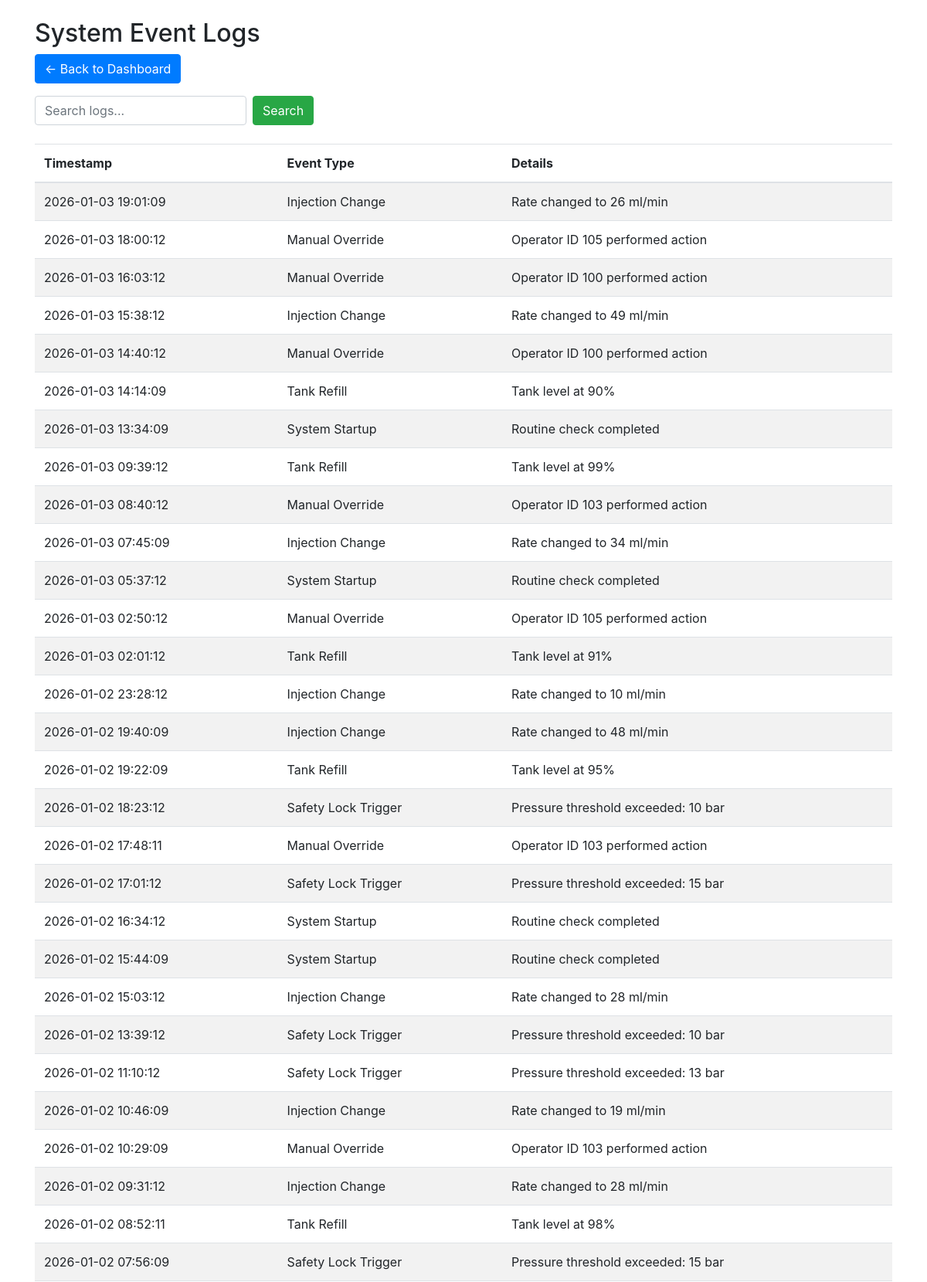
Screenshot of /logs (signed in, upper part) with the database file from the repository.
### tables this page shows
CREATE TABLE logs (
        id INTEGER PRIMARY KEY,
        timestamp TEXT NOT NULL,
        event_type TEXT NOT NULL,
        details TEXT NOT NULL
    );

### patched_version/app.py (the view)
@app.route('/logs')
def view_logs():
    if not session.get('logged_in'): return redirect(url_for('login'))
    search_query = request.args.get('search', '')
    conn = get_db_connection()
    if search_query:
        query = f"SELECT * FROM logs WHERE details LIKE ? ORDER BY timestamp DESC"
        print(f"[DEBUG] Executing SQL: {query}")
        search_param = f"%{search_query}%"
        logs = conn.execute(query,[search_param]).fetchall()
    else:
        logs = conn.execute('SELECT * FROM logs ORDER BY timestamp DESC LIMIT 50').fetchall()
    conn.close()
    return render_template('logs.html', logs=logs)

### patched_version/app.py (called while the page is built)
def get_db_connection():
    conn = sqlite3.connect('scada.db')
    conn.row_factory = sqlite3.Row
    return conn

@app.before_request
def security_check():
    if is_ip_banned(request.remote_addr):
        return render_template_string("<h1>403 Forbidden</h1><p>Your IP has been flagged by the IDS and is temporarily banned.</p>"), 403
    check_for_attacks() # Call logic from monitoring/ids.py

@app.context_processor
def inject_csrf_token():
    if 'csrf_token' not in session:
        session['csrf_token'] = secrets.token_hex(16)
    return dict(csrf_token=session['csrf_token'])

### patched_version/monitoring/ids.py (called while the page is built)
def get_monitor_db():
    conn = sqlite3.connect('scada.db')
    conn.row_factory = sqlite3.Row
    return conn

def is_ip_banned(ip):
    try:
        conn = get_monitor_db()
        row = conn.execute("SELECT * FROM banned_ips WHERE ip_address = ?", (ip,)).fetchone()
        conn.close()
        return row is not None
    except:
        return False

### patched_version/templates/logs.html
<!DOCTYPE html>
<html>
<head><title>System Logs</title>
<link rel="stylesheet" href="https://stackpath.bootstrapcdn.com/bootstrap/4.5.2/css/bootstrap.min.css">
</head>
<body>
<div class="container">
    <h2 class="mt-4">System Event Logs</h2>
    <a href="/" class="btn btn-primary mb-3">← Back to Dashboard</a>
    <form method="GET" class="form-inline mb-4">
        <input type="text" name="search" class="form-control mr-2" placeholder="Search logs...">
        <button type="submit" class="btn btn-success">Search</button>
    </form>
    <table class="table table-striped">
        <thead><tr><th>Timestamp</th><th>Event Type</th><th>Details</th></tr></thead>
        <tbody>
            {% for log in logs %}
            <tr>
                <td>{{ log['timestamp'] }}</td>
                <td>{{ log['event_type'] }}</td>
                <td>{{ log['details'] }}</td>
            </tr>
            {% else %}
            <tr><td colspan="3">No records found.</td></tr>
            {% endfor %}
        </tbody>
    </table>
</div>
</body>
</html>

### rows the page displays
logs: timestamp "2026-01-03 19:01:09", event_type "Injection Change", details "Rate changed to 26 ml/min"
logs: timestamp "2026-01-03 18:00:12", event_type "Manual Override", details "Operator ID 105 performed action"
logs: timestamp "2026-01-03 16:03:12", event_type "Manual Override", details "Operator ID 100 performed action"
logs: timestamp "2026-01-03 15:38:12", event_type "Injection Change", details "Rate changed to 49 ml/min"
logs: timestamp "2026-01-03 14:40:12", event_type "Manual Override", details "Operator ID 100 performed action"
logs: timestamp "2026-01-03 14:14:09", event_type "Tank Refill", details "Tank level at 90%"
logs: timestamp "2026-01-03 13:34:09", event_type "System Startup", details "Routine check completed"
logs: timestamp "2026-01-03 09:39:12", event_type "Tank Refill", details "Tank level at 99%"
logs: timestamp "2026-01-03 08:40:12", event_type "Manual Override", details "Operator ID 103 performed action"
logs: timestamp "2026-01-03 07:45:09", event_type "Injection Change", details "Rate changed to 34 ml/min"
logs: timestamp "2026-01-03 05:37:12", event_type "System Startup", details "Routine check completed"
logs: timestamp "2026-01-03 02:50:12", event_type "Manual Override", details "Operator ID 105 performed action"
logs: timestamp "2026-01-03 02:01:12", event_type "Tank Refill", details "Tank level at 91%"
logs: timestamp "2026-01-02 23:28:12", event_type "Injection Change", details "Rate changed to 10 ml/min"
logs: timestamp "2026-01-02 19:40:09", event_type "Injection Change", details "Rate changed to 48 ml/min"
logs: timestamp "2026-01-02 19:22:09", event_type "Tank Refill", details "Tank level at 95%"
logs: timestamp "2026-01-02 18:23:12", event_type "Safety Lock Trigger", details "Pressure threshold exceeded: 10 bar"
logs: timestamp "2026-01-02 17:48:11", event_type "Manual Override", details "Operator ID 103 performed action"
logs: timestamp "2026-01-02 17:01:12", event_type "Safety Lock Trigger", details "Pressure threshold exceeded: 15 bar"
logs: timestamp "2026-01-02 16:34:12", event_type "System Startup", details "Routine check completed"
logs: timestamp "2026-01-02 15:44:09", event_type "System Startup", details "Routine check completed"
logs: timestamp "2026-01-02 15:03:12", event_type "Injection Change", details "Rate changed to 28 ml/min"
logs: timestamp "2026-01-02 13:39:12", event_type "Safety Lock Trigger", details "Pressure threshold exceeded: 10 bar"
logs: timestamp "2026-01-02 11:10:12", event_type "Safety Lock Trigger", details "Pressure threshold exceeded: 13 bar"
logs: timestamp "2026-01-02 10:46:09", event_type "Injection Change", details "Rate changed to 19 ml/min"
logs: timestamp "2026-01-02 10:29:09", event_type "Manual Override", details "Operator ID 103 performed action"
logs: timestamp "2026-01-02 09:31:12", event_type "Injection Change", details "Rate changed to 28 ml/min"
logs: timestamp "2026-01-02 08:52:11", event_type "Tank Refill", details "Tank level at 98%"
logs: timestamp "2026-01-02 07:56:09", event_type "Safety Lock Trigger", details "Pressure threshold exceeded: 15 bar"
